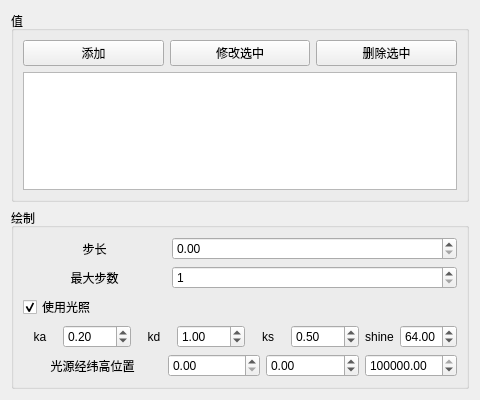
<?xml version="1.0" encoding="UTF-8"?>
<ui version="4.0">
 <class>MISFMainWindow</class>
 <widget class="QWidget" name="MISFMainWindow">
  <property name="geometry">
   <rect>
    <x>0</x>
    <y>0</y>
    <width>480</width>
    <height>400</height>
   </rect>
  </property>
  <property name="windowTitle">
   <string>Multi Isosurfaces</string>
  </property>
  <layout class="QVBoxLayout" name="verticalLayout">
   <item>
    <widget class="QGroupBox" name="groupBox_Isosurfs">
     <property name="title">
      <string>值</string>
     </property>
     <layout class="QVBoxLayout" name="verticalLayout_2">
      <item>
       <layout class="QHBoxLayout" name="horizontalLayout">
        <item>
         <widget class="QPushButton" name="pushButton_AddIsosurf">
          <property name="text">
           <string>添加</string>
          </property>
         </widget>
        </item>
        <item>
         <widget class="QPushButton" name="pushButton_EditIsosurf">
          <property name="text">
           <string>修改选中</string>
          </property>
         </widget>
        </item>
        <item>
         <widget class="QPushButton" name="pushButton_DelIsosurf">
          <property name="text">
           <string>删除选中</string>
          </property>
         </widget>
        </item>
       </layout>
      </item>
      <item>
       <widget class="QListWidget" name="listWidget_Isosurfs"/>
      </item>
     </layout>
    </widget>
   </item>
   <item>
    <widget class="QGroupBox" name="groupBox">
     <property name="title">
      <string>绘制</string>
     </property>
     <layout class="QVBoxLayout" name="verticalLayout_3">
      <item>
       <layout class="QHBoxLayout" name="horizontalLayout_2" stretch="1,2">
        <item>
         <widget class="QLabel" name="label">
          <property name="text">
           <string>步长</string>
          </property>
          <property name="alignment">
           <set>Qt::AlignCenter</set>
          </property>
         </widget>
        </item>
        <item>
         <widget class="QDoubleSpinBox" name="doubleSpinBox_DeltaT"/>
        </item>
       </layout>
      </item>
      <item>
       <layout class="QHBoxLayout" name="horizontalLayout_3" stretch="1,2">
        <item>
         <widget class="QLabel" name="label_2">
          <property name="text">
           <string>最大步数</string>
          </property>
          <property name="alignment">
           <set>Qt::AlignCenter</set>
          </property>
         </widget>
        </item>
        <item>
         <widget class="QSpinBox" name="spinBox_MaxStepCnt">
          <property name="minimum">
           <number>1</number>
          </property>
          <property name="maximum">
           <number>3000</number>
          </property>
         </widget>
        </item>
       </layout>
      </item>
      <item>
       <widget class="QCheckBox" name="checkBox_UseShading">
        <property name="text">
         <string>使用光照</string>
        </property>
        <property name="checked">
         <bool>true</bool>
        </property>
       </widget>
      </item>
      <item>
       <layout class="QHBoxLayout" name="horizontalLayout_6" stretch="1,2,1,2,1,2,0,0">
        <item>
         <widget class="QLabel" name="label_Ka">
          <property name="text">
           <string>ka</string>
          </property>
          <property name="alignment">
           <set>Qt::AlignCenter</set>
          </property>
         </widget>
        </item>
        <item>
         <widget class="QDoubleSpinBox" name="doubleSpinBox_Ka">
          <property name="enabled">
           <bool>true</bool>
          </property>
          <property name="singleStep">
           <double>0.100000000000000</double>
          </property>
          <property name="value">
           <double>0.200000000000000</double>
          </property>
         </widget>
        </item>
        <item>
         <widget class="QLabel" name="label_Kd">
          <property name="text">
           <string>kd</string>
          </property>
          <property name="alignment">
           <set>Qt::AlignCenter</set>
          </property>
         </widget>
        </item>
        <item>
         <widget class="QDoubleSpinBox" name="doubleSpinBox_Kd">
          <property name="enabled">
           <bool>true</bool>
          </property>
          <property name="singleStep">
           <double>0.100000000000000</double>
          </property>
          <property name="value">
           <double>1.000000000000000</double>
          </property>
         </widget>
        </item>
        <item>
         <widget class="QLabel" name="label_Ks">
          <property name="text">
           <string>ks</string>
          </property>
          <property name="alignment">
           <set>Qt::AlignCenter</set>
          </property>
         </widget>
        </item>
        <item>
         <widget class="QDoubleSpinBox" name="doubleSpinBox_Ks">
          <property name="enabled">
           <bool>true</bool>
          </property>
          <property name="singleStep">
           <double>0.100000000000000</double>
          </property>
          <property name="value">
           <double>0.500000000000000</double>
          </property>
         </widget>
        </item>
        <item>
         <widget class="QLabel" name="label_Shininess">
          <property name="text">
           <string>shine</string>
          </property>
          <property name="alignment">
           <set>Qt::AlignCenter</set>
          </property>
         </widget>
        </item>
        <item>
         <widget class="QDoubleSpinBox" name="doubleSpinBox_Shininess">
          <property name="enabled">
           <bool>true</bool>
          </property>
          <property name="singleStep">
           <double>0.100000000000000</double>
          </property>
          <property name="value">
           <double>64.000000000000000</double>
          </property>
         </widget>
        </item>
       </layout>
      </item>
      <item>
       <layout class="QHBoxLayout" name="horizontalLayout_7" stretch="3,2,2,2">
        <item>
         <widget class="QLabel" name="label_5">
          <property name="text">
           <string>光源经纬高位置</string>
          </property>
          <property name="alignment">
           <set>Qt::AlignCenter</set>
          </property>
         </widget>
        </item>
        <item>
         <widget class="QDoubleSpinBox" name="doubleSpinBox_LightPosLon">
          <property name="enabled">
           <bool>true</bool>
          </property>
          <property name="maximum">
           <double>180.000000000000000</double>
          </property>
         </widget>
        </item>
        <item>
         <widget class="QDoubleSpinBox" name="doubleSpinBox_LightPosLat">
          <property name="enabled">
           <bool>true</bool>
          </property>
          <property name="minimum">
           <double>-90.000000000000000</double>
          </property>
          <property name="maximum">
           <double>90.000000000000000</double>
          </property>
         </widget>
        </item>
        <item>
         <widget class="QDoubleSpinBox" name="doubleSpinBox_LightPosH">
          <property name="enabled">
           <bool>true</bool>
          </property>
          <property name="maximum">
           <double>100000000000.000000000000000</double>
          </property>
          <property name="singleStep">
           <double>100.000000000000000</double>
          </property>
          <property name="value">
           <double>7378137.000000000000000</double>
          </property>
         </widget>
        </item>
       </layout>
      </item>
     </layout>
    </widget>
   </item>
  </layout>
 </widget>
 <resources/>
 <connections/>
</ui>
